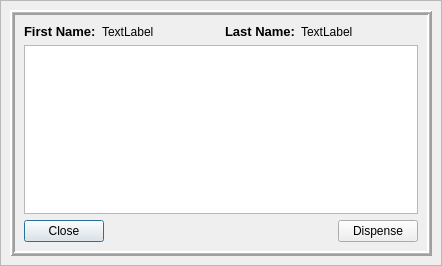
<?xml version="1.0" encoding="UTF-8"?>
<ui version="4.0">
 <class>PrescriptionForm</class>
 <widget class="QDialog" name="PrescriptionForm">
  <property name="geometry">
   <rect>
    <x>0</x>
    <y>0</y>
    <width>442</width>
    <height>266</height>
   </rect>
  </property>
  <property name="windowTitle">
   <string>Prescription Form</string>
  </property>
  <layout class="QGridLayout" name="gridLayout">
   <property name="leftMargin">
    <number>0</number>
   </property>
   <property name="topMargin">
    <number>0</number>
   </property>
   <property name="rightMargin">
    <number>0</number>
   </property>
   <property name="bottomMargin">
    <number>0</number>
   </property>
   <property name="spacing">
    <number>0</number>
   </property>
   <item row="0" column="0">
    <widget class="QFrame" name="bgLayer">
     <property name="frameShape">
      <enum>QFrame::StyledPanel</enum>
     </property>
     <property name="frameShadow">
      <enum>QFrame::Raised</enum>
     </property>
     <layout class="QGridLayout" name="gridLayout_2">
      <item row="0" column="0">
       <widget class="QFrame" name="frame">
        <property name="frameShape">
         <enum>QFrame::Box</enum>
        </property>
        <property name="frameShadow">
         <enum>QFrame::Raised</enum>
        </property>
        <property name="lineWidth">
         <number>2</number>
        </property>
        <property name="midLineWidth">
         <number>1</number>
        </property>
        <layout class="QGridLayout" name="gridLayout_3">
         <item row="2" column="0">
          <layout class="QHBoxLayout" name="horizontalLayout">
           <item>
            <widget class="QPushButton" name="closeBtn">
             <property name="text">
              <string>Close</string>
             </property>
            </widget>
           </item>
           <item>
            <spacer name="horizontalSpacer">
             <property name="orientation">
              <enum>Qt::Horizontal</enum>
             </property>
             <property name="sizeHint" stdset="0">
              <size>
               <width>40</width>
               <height>20</height>
              </size>
             </property>
            </spacer>
           </item>
           <item>
            <widget class="QPushButton" name="dBtn">
             <property name="text">
              <string>Dispense</string>
             </property>
            </widget>
           </item>
          </layout>
         </item>
         <item row="1" column="0">
          <widget class="QTableWidget" name="table"/>
         </item>
         <item row="0" column="0">
          <layout class="QHBoxLayout" name="horizontalLayout_2">
           <item>
            <widget class="QLabel" name="label_2">
             <property name="sizePolicy">
              <sizepolicy hsizetype="Fixed" vsizetype="Preferred">
               <horstretch>0</horstretch>
               <verstretch>0</verstretch>
              </sizepolicy>
             </property>
             <property name="font">
              <font>
               <pointsize>10</pointsize>
               <weight>75</weight>
               <bold>true</bold>
              </font>
             </property>
             <property name="text">
              <string>First Name:</string>
             </property>
            </widget>
           </item>
           <item>
            <widget class="QLabel" name="fname">
             <property name="font">
              <font>
               <pointsize>9</pointsize>
              </font>
             </property>
             <property name="text">
              <string>TextLabel</string>
             </property>
            </widget>
           </item>
           <item>
            <widget class="QLabel" name="label_3">
             <property name="sizePolicy">
              <sizepolicy hsizetype="Fixed" vsizetype="Preferred">
               <horstretch>0</horstretch>
               <verstretch>0</verstretch>
              </sizepolicy>
             </property>
             <property name="font">
              <font>
               <pointsize>10</pointsize>
               <weight>75</weight>
               <bold>true</bold>
              </font>
             </property>
             <property name="text">
              <string>Last Name:</string>
             </property>
            </widget>
           </item>
           <item>
            <widget class="QLabel" name="lname">
             <property name="font">
              <font>
               <pointsize>9</pointsize>
              </font>
             </property>
             <property name="text">
              <string>TextLabel</string>
             </property>
            </widget>
           </item>
          </layout>
         </item>
        </layout>
       </widget>
      </item>
     </layout>
    </widget>
   </item>
  </layout>
 </widget>
 <resources/>
 <connections/>
</ui>
